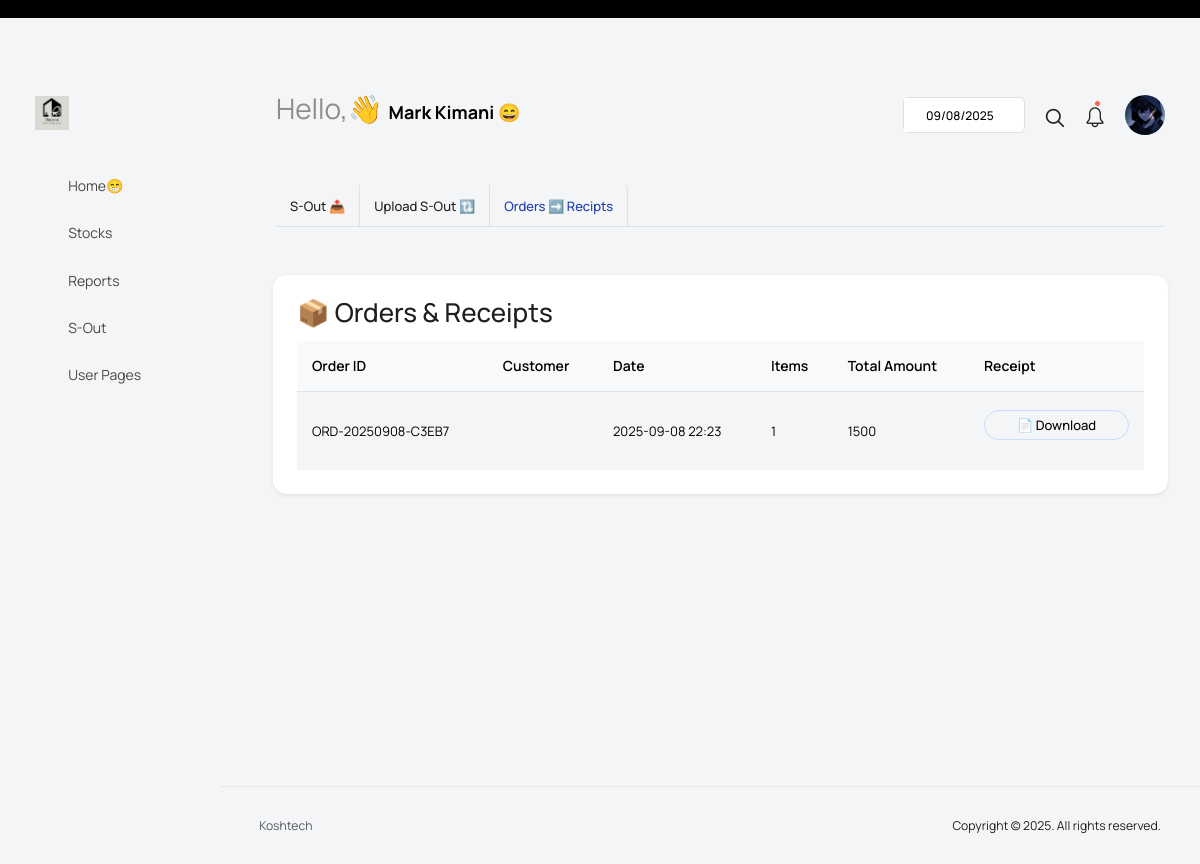
The app's page /order-list/ (signed in) with its own data.
### manage_users/models.py (models this page shows, shortened)
class CustomUser(AbstractUser):
    ROLE_CHOICES = (
        ("manager", "Manager"),
        ("admin", "Admin"),
        ("sales", "sales"),
    )
    role = models.CharField(max_length=20, choices=ROLE_CHOICES, default="sales")
    is_activated = models.BooleanField(default=False)
    date_of_registration = models.DateTimeField(default=timezone.now)  # ✅ auto timestamp
    groups = models.ManyToManyField(
        Group,
        related_name="customuser_set",
        blank=True,
        help_text="The groups this user belongs to.",
    )
    user_permissions = models.ManyToManyField(
        Permission,
        related_name="customuser_set",
        blank=True,
        help_text="Specific permissions for this user.",
    )

class Profile(models.Model):
    GENDER_CHOICES = (
        ("male", "Male"),
        ("female", "Female"),
        ("---", "---"),
    )
    user = models.OneToOneField(settings.AUTH_USER_MODEL, on_delete=models.CASCADE, related_name="profile")
    full_name = models.CharField(max_length=200)
    phone_number = models.CharField(max_length=20, blank=True, null=True)
    date_of_birth = models.DateField(null=True, blank=True)
    national_id = models.CharField(max_length=50, unique=False, blank=True, null=True)
    date_of_joining = models.DateField(null=True, blank=True)
    gender = models.CharField(max_length=20, blank=True, null=True, choices=GENDER_CHOICES)
    region = models.CharField(max_length=100, blank=True, null=True)
    group = models.CharField(max_length=100, blank=True, null=True)
    id_document = models.FileField(upload_to="profile/ids/", blank=True, null=True)
    photo = models.ImageField(upload_to="profile/photos/", blank=True, null=True)

### sales_process/models.py (models this page shows, shortened)
class Sale(models.Model):
    sale_type_choices = [
        ('wholesale', 'Wholesale'),
        ('retail', 'Retail'),
    ]
    stock = models.OneToOneField(Stock, on_delete=models.CASCADE, related_name="sale",null=True)
    customer = models.ForeignKey(Customer, on_delete=models.CASCADE, related_name="sales")
    sales_date = models.DateTimeField(auto_now_add=True)
    is_returned = models.BooleanField(default=False)
    sold_by = models.ForeignKey(
        settings.AUTH_USER_MODEL,
        on_delete=models.SET_NULL,
        null=True,
        blank=True,
        related_name="sales_made"
    )
    sale_type=models.CharField(max_length=255,null=True,blank=True, choices=sale_type_choices)
    order_id = models.CharField(max_length=20,null=True,blank=True, editable=False)

### sales_process/views.py (the view)
# urls.py: path('order-list/', order_list, name='order-list'),
@login_required
def order_list(request):
    user = request.user
    orders = (
        Sale.objects.values("order_id", "customer__name", "sold_by__profile__full_name")
        .annotate(
            date=Min("sales_date"),
            total_items=Count("id"),
            total_amount=Sum(F("stock__product__price")),
        )
        .order_by("-date")
    )
    if user.role not in ["manager", "admin"]:
        orders = orders.filter(sold_by=user)
    return render(
        request,
        "sales_process/order_list.html",
        {"orders": orders},
    )

### sales_process/templates/sales_process/order_list.html (shortened to what this page needs)
{% extends 'configs/base.html' %}
{% load widget_tweaks %}
{% block mainContent %}
<div class="content-wrapper">
    <div class="row">
        <div class="col-12">
            <div class="home-tab">
                <div class="d-flex flex-wrap align-items-center justify-content-between border-bottom">
                    {% include 'sales_process/sales_nav_links.html' %}
                </div>
                <div class="tab-content tab-content-basic">
                    <div class="tab-pane fade show active" id="create-user" role="tabpanel" aria-labelledby="overview">
                        <div class="row">
                            <div class="container mt-4">
                                <div class="card shadow-sm">
                                    <div class="card-body">
                                        <h2 class="mb-3 text-center text-md-start">📦 Orders & Receipts</h2>
                                        <div class="table-responsive">
                                            <table class="table table-striped align-middle">
                                                <thead class="table-light">
                                                    <tr>
                                                        <th>Order ID</th>
                                                        <th>Customer</th>
                                                        <th>Date</th>
                                                        <th>Items</th>
                                                        <th>Total Amount</th>
                                                        <th>Receipt</th>
                                                    </tr>
                                                </thead>
                                                <tbody>
                                                    {% for order in orders %}
                                                        <tr>
                                                            <td>{{ order.order_id }}</td>
                                                            <td>{{ order.customer.name }}</td>
                                                            <td>{{ order.date|date:"Y-m-d H:i" }}</td>
                                                            <td>{{ order.total_items }}</td>
                                                            <td>{{ order.total_amount }}</td>
                                                            <td>
                                                                <a href="{% url 'sale-receipt' order.order_id %}"
                                                                   target="_blank"
                                                                   class="btn btn-sm btn-outline-primary w-100 w-md-auto">
                                                                    📄 Download
                                                                </a>
                                                            </td>
                                                        </tr>
                                                    {% empty %}
                                                        <tr>
                                                            <td colspan="6" class="text-center">No orders found.</td>
                                                        </tr>
                                                    {% endfor %}
                                                </tbody>
                                            </table>
                                        </div>
                                    </div>
                                </div>
                            </div>
                        </div>
                    </div>
                </div>
            </div>
        </div>
    </div>
</div>
{% endblock mainContent %}

### configs/templates/configs/base.html (shortened to what this page needs)
{% load static %}
<!DOCTYPE html>
<html lang="en">
  <head>
    <link rel="stylesheet" href="{% static 'assets/vendors/feather/feather.css' %}">
    <link rel="stylesheet" href="{% static 'assets/vendors/mdi/css/materialdesignicons.min.css' %}">
    <link rel="stylesheet" href="{% static 'assets/vendors/ti-icons/css/themify-icons.css' %}">
    <link rel="stylesheet" href="{% static 'assets/vendors/font-awesome/css/font-awesome.min.css' %}">
    <link rel="stylesheet" href="{% static 'assets/vendors/typicons/typicons.css' %}">
    <link rel="stylesheet" href="{% static 'assets/vendors/simple-line-icons/css/simple-line-icons.css' %}">
    <link rel="stylesheet" href="{% static 'assets/vendors/css/vendor.bundle.base.css' %}">
    <link rel="stylesheet" href="{% static 'assets/vendors/bootstrap-datepicker/bootstrap-datepicker.min.css' %}">
    <link rel="stylesheet" href="{% static 'assets/vendors/datatables.net-bs4/dataTables.bootstrap4.css' %}">
    <link rel="stylesheet" type="text/css" href="{% static 'assets/js/select.dataTables.min.css' %}">
    <link rel="stylesheet" href="{% static 'assets/css/style.css' %}">
  </head>
  <body class="htmx-transition with-welcome-text">
    <div class="container-scroller">
      <div class="row p-0 m-0 proBanner" id="proBanner">
        <div class="col-md-12 p-0 m-0">
          <div class="card-body card-body-padding px-3 d-flex align-items-center justify-content-between">
          </div>
        </div>
      </div>
      <nav class="navbar default-layout col-lg-12 col-12 p-0 fixed-top d-flex align-items-top flex-row">
        <div class="text-center navbar-brand-wrapper d-flex align-items-center justify-content-start">
          <div>
            <a class="navbar-brand brand-logo" href="index.html">
              <img src="{% static 'assets/images/logo.png' %}" alt="logo" />
            </a>
          </div>
        </div>
        <div class="navbar-menu-wrapper d-flex align-items-top">
          <ul class="navbar-nav">
            <li class="nav-item fw-semibold d-none d-lg-block ms-0">
              <h4 class="welcome-text">Hello,👋 <span class="text-black fw-bold" style="font-size: 18px">{{user.profile.full_name}} 😄</span></h4>
            </li>
          </ul>
          <ul class="navbar-nav ms-auto">
            <li class="nav-item d-none d-lg-block">
              <div id="datepicker-popup" class="input-group date datepicker navbar-date-picker">
                <input type="text" class="form-control">
              </div>
            </li>
            <li class="nav-item">
              <form class="search-form" action="#">
                <i class="icon-search"></i>
                <input type="search" class="form-control" placeholder="Search Here" title="Search here">
              </form>
            </li>
            <li class="nav-item dropdown">
              <a class="nav-link count-indicator" id="notificationDropdown" href="#" data-bs-toggle="dropdown">
                <i class="icon-bell"></i>
                <span class="count"></span>
              </a>
            </li>
            <li class="nav-item dropdown d-none d-lg-block user-dropdown">
              <a class="nav-link" id="UserDropdown" href="#" data-bs-toggle="dropdown" aria-expanded="false">
                <img class="img-xs rounded-circle" src="{{user.profile.photo.url}}" alt="Profile image" style="width: 40px; height: 40px"> </a>
            </li>
          </ul>
        </div>
      </nav>
      <div class="container-fluid page-body-wrapper">
        <nav class="sidebar sidebar-offcanvas" id="sidebar">
          <ul class="nav">
            <li class="nav-item" hx-boost="true">
              <a class="nav-link" href="{% url 'home' %}" hx-indicator="#newPageSpinner">
                <i class="mdi mdi-grid-large menu-icon"></i>
                <span class="menu-title">Home😁</span>
              </a>
            </li>
            <li class="nav-item">
              <a class="nav-link" data-bs-toggle="collapse" href="#form-elements" aria-expanded="false" aria-controls="form-elements">
                <i class="menu-icon mdi mdi-card-text-outline"></i>
                <span class="menu-title">Stocks</span>
                <i class="menu-arrow"></i>
              </a>
            </li>
            <li class="nav-item">
              <a class="nav-link" data-bs-toggle="collapse" href="#tables" aria-expanded="false" aria-controls="tables">
                <i class="menu-icon mdi mdi-table"></i>
                <span class="menu-title">Reports</span>
                <i class="menu-arrow"></i>
              </a>
            </li>
            <li class="nav-item">
              <a class="nav-link" data-bs-toggle="collapse" href="#icons" aria-expanded="false" aria-controls="icons">
                <i class="menu-icon mdi mdi-layers-outline"></i>
                <span class="menu-title">S-Out</span>
                <i class="menu-arrow"></i>
              </a>
            </li>
            <li class="nav-item">
              <a class="nav-link" data-bs-toggle="collapse" href="#auth" aria-expanded="false" aria-controls="auth">
                <i class="menu-icon mdi mdi-account-circle-outline"></i>
                <span class="menu-title">User Pages</span>
                <i class="menu-arrow"></i>
              </a>
            </li>
          </ul>
        </nav>
        <div class="main-panel"
   >
          {% block mainContent %}
          {% endblock mainContent %}
          <footer class="footer">
            <div class="d-sm-flex justify-content-center justify-content-sm-between">
              <span class="text-muted text-center text-sm-left d-block d-sm-inline-block">Koshtech</span>
              <span class="float-none float-sm-end d-block mt-1 mt-sm-0 text-center">Copyright © 2025. All rights reserved.</span>
            </div>
          </footer>
        </div>
      </div>
    </div>
  </body>
</html>

### configs/templates/configs/base.html (style rules this page uses)
body { opacity: 1; transition: opacity 200ms ease-in; }

### records on screen
CustomUser: profile.full_name "Mark Kimani", profile.photo (picture)
Sale: order_id "ORD-20250908-C3EB7", date "2025-09-08 22:23", total_items "1", total_amount "1500"
